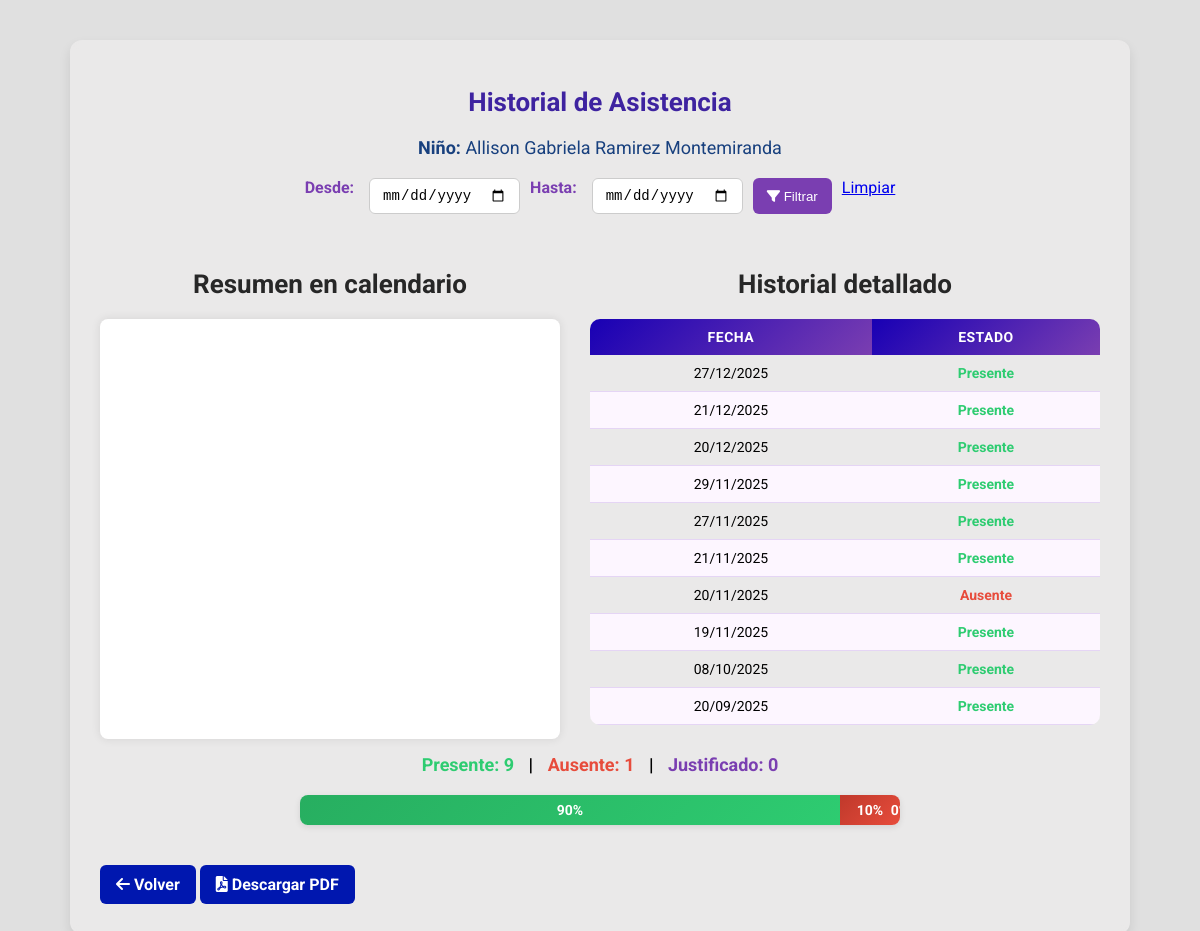
The page /asistencia/historial/2/ (signed in) on the database its author committed.
### core/models.py (models this page shows, shortened)
class Nino(models.Model):
    TIPO_SANGRE_CHOICES = [
        ('O+', 'O+'), ('O-', 'O-'), ('A+', 'A+'), ('A-', 'A-'),
        ('B+', 'B+'), ('B-', 'B-'), ('AB+', 'AB+'), ('AB-', 'AB-')
    ]
    PARENTESCO_CHOICES = [
        ('padre', 'Padre'), ('madre', 'Madre'), ('tutor', 'Tutor'),
        ('abuelo', 'Abuelo/a'), ('tio', 'Tío/a'), ('hermano', 'Hermano/a'),
        ('otro', 'Otro')
    ]
    nombres = models.CharField(max_length=50)
    apellidos = models.CharField(max_length=50)
    fecha_nacimiento = models.DateField()
    documento = models.BigIntegerField(null=True, blank=True)
    genero = models.CharField(
        max_length=20,
        null=True,
        blank=True,
        choices=[
            ('masculino', 'masculino'),
            ('femenino', 'femenino'),
            ('otro', 'otro'),
            ('no_especificado', 'no_especificado')
        ]
    )
    tipo_sangre = models.CharField(max_length=3, choices=TIPO_SANGRE_CHOICES, null=True, blank=True)
    parentesco = models.CharField(max_length=20, choices=PARENTESCO_CHOICES, null=True, blank=True)
    tiene_discapacidad = models.BooleanField(default=False)
    tipos_discapacidad = models.ManyToManyField('Discapacidad', blank=True)
    otra_discapacidad = models.CharField(max_length=100, null=True, blank=True)
    PAIS_NACIMIENTO_CHOICES = [
        ('', '-- Seleccione el país de nacimiento --'),
        ('colombia', 'Colombia'),
        ('venezuela', 'Venezuela'),
        ('ecuador', 'Ecuador'),
        ('peru', 'Perú'),
        ('panama', 'Panamá'),
        ('brasil', 'Brasil'),
        ('argentina', 'Argentina'),
        ('chile', 'Chile'),
        ('bolivia', 'Bolivia'),
        ('paraguay', 'Paraguay'),
        ('uruguay', 'Uruguay'),
        ('mexico', 'México'),
        ('costa_rica', 'Costa Rica'),
        ('nicaragua', 'Nicaragua'),
        ('honduras', 'Honduras'),
        ('guatemala', 'Guatemala'),
        ('el_salvador', 'El Salvador'),
        ('cuba', 'Cuba'),
        ('republica_dominicana', 'República Dominicana'),
        ('haiti', 'Haití'),
        ('estados_unidos', 'Estados Unidos'),
        ('canada', 'Canadá'),
        ('espana', 'España'),
        ('italia', 'Italia'),
        ('francia', 'Francia'),
        ('alemania', 'Alemania'),
        ('otro', 'Otro país')
    ]
    nacionalidad = models.CharField(
        max_length=50,
        choices=PAIS_NACIMIENTO_CHOICES,
        null=True,
        blank=True,
        verbose_name="País de nacimiento"
    )
    otro_pais = models.CharField(max_length=50, null=True, blank=True, verbose_name="Otro país (especifique)")
    fecha_ingreso = models.DateField(auto_now_add=True, verbose_name="Fecha de ingreso al hogar")
    hogar = models.ForeignKey(HogarComunitario, on_delete=models.PROTECT, related_name='ninos')
    padre = models.ForeignKey(Padre, on_delete=models.CASCADE, related_name='ninos')
    foto = models.FileField(upload_to='ninos/fotos/', null=True, blank=True)
    carnet_vacunacion = models.FileField(upload_to='ninos/vacunacion/', null=True, blank=True)
    certificado_eps = models.FileField(upload_to='ninos/eps/', null=True, blank=True)
    fecha_registro = models.DateTimeField(auto_now_add=True)
    registro_civil_img = models.FileField(upload_to='ninos/registro_civil/', null=True, blank=True)
    class Meta:
        db_table = 'ninos'

class Asistencia(models.Model):
    nino = models.ForeignKey(Nino, on_delete=models.CASCADE, related_name='asistencias')
    fecha = models.DateField()
    estado = models.CharField(
        max_length=20,
        choices=[
            ('Presente', 'Presente'),
            ('Ausente', 'Ausente'),
            ('Justificado', 'Justificado')
        ]
    )
    class Meta:
        db_table = 'asistencia'
        indexes = [models.Index(fields=['nino'])]

### asistencia/views.py (the view)
# urls.py: path('historial/<int:nino_id>/', views.historial_asistencia, name='historial_asistencia'),
@login_required
@rol_requerido('madre_comunitaria')
def historial_asistencia(request, nino_id):
    madre_profile = request.user.madre_profile
    hogar_madre = HogarComunitario.objects.filter(madre=madre_profile).first()
    nino = get_object_or_404(Nino, id=nino_id, hogar=hogar_madre)
    historial = Asistencia.objects.filter(nino=nino).order_by('-fecha')
    start_date = request.GET.get('start_date')
    end_date = request.GET.get('end_date')
    if start_date and end_date:
        historial = historial.filter(fecha__range=[start_date, end_date])
    for asistencia in historial:
        novedad = Novedad.objects.filter(nino=nino, fecha=asistencia.fecha).first()
        asistencia.novedad_id = novedad.id if novedad else None
    eventos = [
        {
            "title": a.estado,
            "start": a.fecha.strftime("%Y-%m-%d"),
            "color": (
                "#28a745" if a.estado == "Presente" else
                "#dc3545" if a.estado == "Ausente" else
                "#6f42c1"
            )
        }
        for a in historial
    ]
    total = historial.count()
    presentes = historial.filter(estado="Presente").count()
    ausentes = historial.filter(estado="Ausente").count()
    justificados = historial.filter(estado="Justificado").count()
    def porcentaje(valor):
        return round((valor / total) * 100) if total > 0 else 0
    return render(request, 'asistencia/historial.html', {
        'nino': nino,
        'historial': historial,
        'presentes': presentes,
        'ausentes': ausentes,
        'justificados': justificados,
        'porc_presentes': porcentaje(presentes),
        'porc_ausentes': porcentaje(ausentes),
        'porc_justificados': porcentaje(justificados),
        'eventos_json': json.dumps(eventos, cls=DjangoJSONEncoder),
        'start_date': start_date,
        'end_date': end_date,
    })

### core/views.py (called while the page is built)
def rol_requerido(nombre_rol):
    def decorator(view_func):
        @wraps(view_func)
        def _wrapped_view(request, *args, **kwargs):
            if not request.user.is_authenticated or not hasattr(request.user, 'rol') or request.user.rol.nombre_rol != nombre_rol:
                messages.error(request, 'Acceso denegado. No tienes los permisos necesarios.')
                return redirect('home')  # Redirigir a una página de inicio o de error
            return view_func(request, *args, **kwargs)
        return _wrapped_view
    return decorator

### icbfconecta/context_processors.py (called while the page is built)
def user_context(request):
    context = {}
    if request.user.is_authenticated:
        nombre_completo = f"{request.user.nombres} {request.user.apellidos}".strip()
        context['nombre_madre'] = nombre_completo
        if hasattr(request.user, 'madre_profile') and request.user.madre_profile.foto_madre:
            context['foto_perfil_url'] = request.user.madre_profile.foto_madre.url
    return context

### templates/asistencia/historial.html (shortened to what this page needs)
{% load static %}
<!DOCTYPE html>
<html lang="es">
<head>
  <link rel="stylesheet" href="https://cdnjs.cloudflare.com/ajax/libs/font-awesome/6.0.0-beta3/css/all.min.css"/>
</head>
<body>
<div class="container">
  <h1>Historial de Asistencia</h1>
  <p><strong>Niño:</strong> {{ nino.nombres }} {{ nino.apellidos }}</p>
<form method="get" class="filtro-fechas">
  <label>Desde:</label>
  <input type="date" name="start_date" value="{{ start_date }}">
  <label>Hasta:</label>
  <input type="date" name="end_date" value="{{ end_date }}">
  <button type="submit"><i class="fas fa-filter"></i> Filtrar</button>
  <a href="{% url 'historial_asistencia' nino.id %}" class="btn btn-secondary">Limpiar</a>
</form>
  <div class="contenido-horizontal">
    <div class="bloque-calendario">
      <h4>Resumen en calendario</h4>
      <div id="calendar"></div>
    </div>
    <div class="bloque-tabla">
      <h4>Historial detallado</h4>
      {% if historial %}
        <table class="tabla-compacta">
          <thead>
            <tr><th>Fecha</th><th>Estado</th></tr>
          </thead>
          <tbody>
            {% for a in historial %}
              <tr>
                <td>{{ a.fecha|date:"d/m/Y" }}</td>
                <td>
                  {% if a.estado == "Justificado" and a.novedad_id %}
                    <a href="{% url 'novedades:novedades_detail' a.novedad_id %}" class="estado-justificado">Justificado</a>
                  {% elif a.estado == "Presente" %}
                    <span class="estado-presente">Presente</span>
                  {% elif a.estado == "Ausente" %}
                    <span class="estado-ausente">Ausente</span>
                  {% else %}
                    {{ a.estado }}
                  {% endif %}
                </td>
              </tr>
            {% endfor %}
          </tbody>
        </table>
      {% else %}
        <p>No hay registros de asistencia en el rango seleccionado.</p>
      {% endif %}
    </div>
  </div>
  <div class="resumen">
    <span class="estado-presente">Presente: {{ presentes }}</span> |
    <span class="estado-ausente">Ausente: {{ ausentes }}</span> |
    <span class="estado-justificado">Justificado: {{ justificados }}</span>
  </div>
  <div class="grafico">
    <div class="barra presente" style="width: {{ porc_presentes }}%">{{ porc_presentes }}%</div>
    <div class="barra ausente" style="width: {{ porc_ausentes }}%">{{ porc_ausentes }}%</div>
    <div class="barra justificado" style="width: {{ porc_justificados }}%">{{ porc_justificados }}%</div>
  </div>
  <a href="{% url 'asistencia_form' %}" class="volver"><i class="fas fa-arrow-left"></i> Volver</a>
  <a href="{% url 'historial_pdf' nino.id %}" class="volver">
  <i class="fas fa-file-pdf"></i> Descargar PDF
</a>
</div>
</body>
</html>

### templates/asistencia/historial.html (style rules this page uses)
body { margin: 0; font-family: 'Roboto', sans-serif; background-color: #c0c0c07b; background-size: cover; background-position: center; background-repeat: no-repeat; background-attachment: fixed; }
.container { max-width: 1000px; margin: 40px auto; background-color: rgba(241, 240, 240, 0.575); padding: 30px; border-radius: 12px; backdrop-filter: blur(4px); box-shadow: 0 6px 12px rgba(0,0,0,0.1); }
h1, h4 { text-align: center; margin-bottom: 20px; font-size: 26px; font-weight: bold; }
h1 { color: #3e23a0; }
h4 { color: #272727; }
p { text-align: center; font-size: 18px; color: #18407e; margin-bottom: 20px; }
.contenido-horizontal { display: flex; gap: 30px; justify-content: space-between; flex-wrap: wrap; }
.bloque-calendario { flex: 1 1 45%; min-width: 300px; }
.bloque-tabla { flex: 1 1 50%; min-width: 300px; }
.tabla-compacta { width: 100%; font-size: 14px; border-collapse: collapse; margin-top: 20px; border-radius: 10px; overflow: hidden; }
.tabla-compacta th { background: linear-gradient(135deg, #1800b4, #7a3eb1); color: white; font-weight: bold; padding: 10px; text-transform: uppercase; letter-spacing: 0.5px; }
.tabla-compacta td { padding: 10px; text-align: center; border-bottom: 1px solid #e5d5f5; }
.tabla-compacta tr:nth-child(even) { background-color: #fdf6ff; }
.estado-presente { color: #2ecc71; font-weight: bold; }
.estado-ausente { color: #e74c3c; font-weight: bold; }
.estado-justificado { color: #7a3eb1; font-weight: bold; }
.volver { display: inline-block; margin-top: 20px; padding: 10px 16px; background-color: #0017af; color: white; border-radius: 6px; text-decoration: none; font-weight: bold; transition: background-color 0.3s ease; }
.resumen { text-align: center; margin: 15px 0; font-size: 18px; font-weight: bold; }
.resumen span { margin: 0 10px; }
.grafico { display: flex; height: 30px; margin: 20px auto; max-width: 600px; border-radius: 8px; overflow: hidden; box-shadow: 0 2px 6px rgba(0,0,0,0.1); font-weight: bold; color: white; text-align: center; }
.barra { display: flex; align-items: center; justify-content: center; font-size: 14px; animation: expand 0.6s ease-out; }
.barra.presente { background: linear-gradient(135deg, #27ae60, #2ecc71); }
.barra.ausente { background: linear-gradient(135deg, #c0392b, #e74c3c); }
.barra.justificado { background: linear-gradient(135deg, #8e44ad, #7a3eb1); }
#calendar { max-width: 100%; min-height: 400px; border-radius: 8px; box-shadow: 0 0 10px rgba(0,0,0,0.1); padding: 10px; background-color: #fff; }
.filtro-fechas { display: flex; justify-content: center; gap: 10px; flex-wrap: wrap; margin-bottom: 20px; }
.filtro-fechas label { font-weight: bold; color: #7a3eb1; margin-right: 5px; }
.filtro-fechas input[type="date"] { padding: 8px 12px; border: 1px solid #ccc; border-radius: 6px; font-size: 14px; transition: border-color 0.3s; }
.filtro-fechas button { background-color: #7a3eb1; color: white; border: none; padding: 8px 14px; border-radius: 6px; cursor: pointer; transition: background-color 0.3s; }

### rows shown on the page
Nino: nombres "Allison Gabriela", apellidos "Ramirez Montemiranda"
Asistencia: fecha "27/12/2025", estado "Presente"
Asistencia: fecha "21/12/2025", estado "Presente"
Asistencia: fecha "20/12/2025", estado "Presente"
Asistencia: fecha "29/11/2025", estado "Presente"
Asistencia: fecha "27/11/2025", estado "Presente"
Asistencia: fecha "21/11/2025", estado "Presente"
Asistencia: fecha "20/11/2025", estado "Ausente"
Asistencia: fecha "19/11/2025", estado "Presente"
Asistencia: fecha "08/10/2025", estado "Presente"
Asistencia: fecha "20/09/2025", estado "Presente"

### other values the page prints
{{ presentes }} "9"
{{ ausentes }} "1"
{{ justificados }} "0"
{{ porc_presentes }} "90"
{{ porc_ausentes }} "10"
{{ porc_justificados }} "0"
